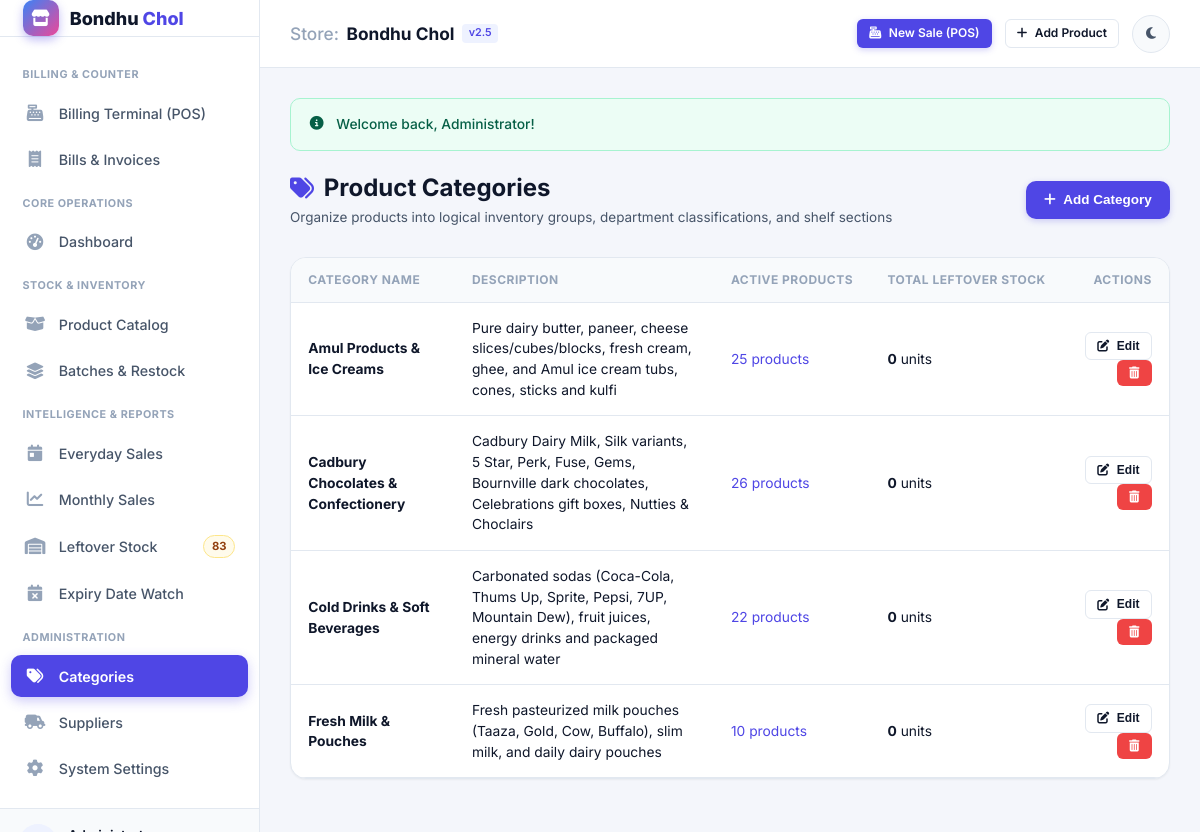
The page /modules/categories/index.php (signed in) on the database its author committed.
### tables this page shows
CREATE TABLE IF NOT EXISTS `categories` (
    `id` INT AUTO_INCREMENT PRIMARY KEY,
    `name` VARCHAR(100) NOT NULL UNIQUE,
    `description` TEXT NULL,
    `created_at` TIMESTAMP DEFAULT CURRENT_TIMESTAMP
);

### config/database.php (called while the page is built, shortened)
<?php
class Database {
    private static $instance = null;
    private $mysqli = null;
    private $pdo = null;
    private $driver = 'mysqli';
    private $host = 'localhost';
    private $username = 'root';
    private $password = '';
    private $database = 'inventory_db';
    private $port = 3306;
    private function __construct() {
        $configFile = __DIR__ . '/db_custom.php';
        if (file_exists($configFile)) {
            $customConfig = include($configFile);
            if (is_array($customConfig)) {
                $this->driver = $customConfig['driver'] ?? $this->driver;
                $this->host = $customConfig['host'] ?? $this->host;
                $this->username = $customConfig['username'] ?? $this->username;
                $this->password = $customConfig['password'] ?? $this->password;
                $this->database = $customConfig['database'] ?? $this->database;
                $this->port = (int)($customConfig['port'] ?? $this->port);
            }
        }
        $envDriver = getenv('DB_DRIVER') ?: getenv('DB_CONNECTION');
        if (!empty($envDriver)) {
            $this->driver = strtolower($envDriver) === 'sqlite' ? 'sqlite' : 'mysqli';
        }
        $envHost = getenv('DB_HOST');
        if (!empty($envHost)) $this->host = $envHost;
        $envPort = getenv('DB_PORT');
        if (!empty($envPort)) $this->port = (int)$envPort;
        $envUser = getenv('DB_USERNAME') ?: getenv('DB_USER');
        if ($envUser !== false && $envUser !== '') $this->username = $envUser;
        $envDb = getenv('DB_DATABASE') ?: getenv('DB_NAME');
        if (!empty($envDb)) $this->database = $envDb;
        if ($this->driver === 'mysqli') {
            $isCloudOrTiDb = ($this->port == 4000 || stripos($this->host, 'tidb') !== false || stripos($this->host, 'aiven') !== false || getenv('DB_SSL') === 'true');
            $maxAttempts = 3;
            for ($attempt = 1; $attempt <= $maxAttempts; $attempt++) {
                $this->mysqli = mysqli_init();
                $this->mysqli->options(MYSQLI_OPT_CONNECT_TIMEOUT, 15);
                $clientFlags = $isCloudOrTiDb ? MYSQLI_CLIENT_SSL : 0;
                $connected = @$this->mysqli->real_connect($this->host, $this->username, $this->password, $this->database, $this->port, null, $clientFlags);
                if ($connected && !$this->mysqli->connect_error) {
                    $this->mysqli->set_charset("utf8mb4");
                    return;
                } else {
                    $this->error = $this->mysqli->connect_error ?: 'MySQL Connection Failed';
                    $this->mysqli = null;
                    if ($attempt < $maxAttempts) {
                        usleep(500000);
                    }
                }
            }
        }
    }
    public static function getInstance() {
        if (self::$instance === null) {
            self::$instance = new self();
        }
        return self::$instance;
    }
    public function isConnected() {
        return ($this->driver === 'mysqli' && $this->mysqli !== null && !$this->mysqli->connect_error)
            || ($this->driver === 'sqlite' && $this->pdo !== null);
    }
    public function preparedQuery($sql, $types = "", $params = []) {
        if ($this->driver === 'mysqli') {
            $stmt = $this->mysqli->prepare($sql);
            if (!empty($types) && !empty($params)) {
                $stmt->bind_param($types, ...$params);
            }
            $executed = $stmt->execute();
            $result = $stmt->get_result();
            if ($result !== false) {
                $data = [];
                while ($row = $result->fetch_assoc()) {
                    $data[] = $row;
                }
                return $data;
            }
            $affected = $stmt->affected_rows;
            $insertId = $stmt->insert_id;
            return [
                'success' => true,
                'affected_rows' => $affected,
                'insert_id' => $insertId
            ];
        }
    }
    public function fetchAll($sql, $types = "", $params = []) {
        $results = $this->preparedQuery($sql, $types, $params);
        return is_array($results) ? $results : [];
    }
}

### includes/functions.php (called while the page is built, shortened)
<?php
function e($string) {
    return htmlspecialchars((string)$string, ENT_QUOTES, 'UTF-8');
}

### modules/categories/index.php (the view, shortened to what this page needs)
<?php
require_once __DIR__ . '/../../includes/header.php';
$db = Database::getInstance();
$categories = $db->fetchAll("
    SELECT
        c.*,
        COUNT(DISTINCT p.id) as product_count,
        COALESCE(SUM(b.current_quantity), 0) as total_units
    FROM `categories` c
    LEFT JOIN `products` p ON c.id = p.category_id AND p.status = 'active'
    LEFT JOIN `product_batches` b ON p.id = b.product_id
    GROUP BY c.id
    ORDER BY c.name ASC
");
?>
<div class="page-header">
    <div class="page-header-title">
        <h1>
            <i class="fa-solid fa-tags" style="color: var(--primary);"></i>
            <span>Product Categories</span>
        </h1>
        <p>Organize products into logical inventory groups, department classifications, and shelf sections</p>
    </div>
    <div class="page-header-actions">
        <button type="button" class="btn btn-primary" onclick="openModal('addCategoryModal')">
            <i class="fa-solid fa-plus"></i>
            <span>Add Category</span>
        </button>
    </div>
</div>
<div class="card">
    <div class="table-responsive">
        <table class="table">
            <thead>
                <tr>
                    <th>Category Name</th>
                    <th>Description</th>
                    <th>Active Products</th>
                    <th>Total Leftover Stock</th>
                    <th style="text-align: right;">Actions</th>
                </tr>
            </thead>
            <tbody>
                <?php if (!empty($categories)): ?>
                    <?php foreach ($categories as $cat): ?>
                        <tr>
                            <td>
                                <strong><?= e($cat['name']) ?></strong>
                            </td>
                            <td><?= e($cat['description'] ?? '-') ?></td>
                            <td>
                                <a href="<?= BASE_URL ?>/modules/products/index.php?category=<?= $cat['id'] ?>">
                                    <?= $cat['product_count'] ?> products
                                </a>
                            </td>
                            <td><strong><?= number_format($cat['total_units']) ?></strong> units</td>
                            <td style="text-align: right;">
                                <button type="button" class="btn btn-secondary btn-sm" onclick='editCategory(<?= json_encode($cat) ?>)'>
                                    <i class="fa-solid fa-pen-to-square"></i>
                                    <span>Edit</span>
                                </button>
                                <form action="<?= BASE_URL ?>/modules/categories/index.php" method="POST" style="display: inline;" onsubmit="return confirm('Are you sure you want to delete category <?= e(addslashes($cat['name'])) ?>?')">
                                    <button type="submit" class="btn btn-danger btn-sm" title="Delete">
                                        <i class="fa-solid fa-trash-can"></i>
                                    </button>
                                </form>
                            </td>
                        </tr>
                    <?php endforeach; ?>
                <?php endif; ?>
            </tbody>
        </table>
    </div>
</div>
<?php include INCLUDES_PATH . '/footer.php'; ?>

### assets/css/style.css (style rules this page uses)
:root { --font-main: 'Inter', -apple-system, BlinkMacSystemFont, "Segoe UI", Roboto, sans-serif; --bg-body: #f4f6fb; --bg-surface: #ffffff; --bg-surface-alt: #f8fafc; --bg-surface-elevated: #ffffff; --border-color: #e2e8f0; --border-subtle: #edf2f7; --text-primary: #0f172a; --text-secondary: #475569; --text-muted: #94a3b8; --primary: #4f46e5; --primary-hover: #4338ca; --primary-light: #eef2ff; --primary-focus: rgba(79, 70, 229, 0.25); --secondary: #0ea5e9; --secondary-light: #e0f2fe; --success: #10b981; --success-light: #ecfdf5; --success-border: #a7f3d0; --success-text: #065f46; --warning: #f59e0b; --warning-light: #fffbeb; --warning-border: #fde68a; --warning-text: #92400e; --warning-critical: #ea580c; --warning-critical-light: #fff7ed; --warning-critical-border: #fed7aa; --warning-critical-text: #9a3412; --danger: #ef4444; --danger-light: #fef2f2; --danger-border: #fecaca; --danger-text: #991b1b; --info: #3b82f6; --info-light: #eff6ff; --sidebar-width: 260px; --sidebar-collapsed-width: 70px; --navbar-height: 68px; --radius-sm: 6px; --radius-md: 10px; --radius-lg: 16px; --radius-full: 9999px; --shadow-sm: 0 1px 2px 0 rgba(0, 0, 0, 0.05); --shadow-md: 0 4px 6px -1px rgba(0, 0, 0, 0.07), 0 2px 4px -1px rgba(0, 0, 0, 0.04); --shadow-lg: 0 10px 15px -3px rgba(0, 0, 0, 0.08), 0 4px 6px -2px rgba(0, 0, 0, 0.03); --shadow-xl: 0 20px 25px -5px rgba(0, 0, 0, 0.1), 0 10px 10px -5px rgba(0, 0, 0, 0.04); --transition: all 0.2s cubic-bezier(0.4, 0, 0.2, 1); }
*, *::before, *::after { box-sizing: border-box; margin: 0; padding: 0; }
html { font-size: 15px; scroll-behavior: smooth; }
body { font-family: var(--font-main); background-color: var(--bg-body); color: var(--text-primary); line-height: 1.5; -webkit-font-smoothing: antialiased; min-height: 100vh; display: flex; flex-direction: column; }
h1, h2, h3, h4, h5, h6 { color: var(--text-primary); font-weight: 700; line-height: 1.25; }
h1 { font-size: 1.85rem; }
p { color: var(--text-secondary); }
a { color: var(--primary); text-decoration: none; transition: var(--transition); }
.page-header { display: flex; align-items: center; justify-content: space-between; flex-wrap: wrap; gap: 1rem; margin-bottom: 2rem; }
.page-header-title { display: flex; flex-direction: column; gap: 0.25rem; }
.page-header-title h1 { font-size: 1.6rem; display: flex; align-items: center; gap: 0.65rem; }
.page-header-title p { font-size: 0.9rem; }
.page-header-actions { display: flex; align-items: center; gap: 0.75rem; flex-wrap: wrap; }
.btn { display: inline-flex; align-items: center; justify-content: center; gap: 0.5rem; padding: 0.65rem 1.15rem; font-size: 0.9rem; font-weight: 600; border-radius: var(--radius-md); cursor: pointer; transition: var(--transition); border: 1px solid transparent; text-decoration: none; line-height: 1.2; }
.btn-primary { background: var(--primary); color: #ffffff; box-shadow: 0 2px 6px rgba(79, 70, 229, 0.25); }
.btn-secondary { background: var(--bg-surface); color: var(--text-primary); border-color: var(--border-color); }
.btn-danger { background: var(--danger); color: #ffffff; }
.btn-sm { padding: 0.4rem 0.75rem; font-size: 0.8rem; border-radius: var(--radius-sm); }
.card { background: var(--bg-surface); border: 1px solid var(--border-color); border-radius: var(--radius-lg); box-shadow: var(--shadow-sm); overflow: hidden; transition: var(--transition); margin-bottom: 1.5rem; }
.table-responsive { width: 100%; overflow-x: auto; -webkit-overflow-scrolling: touch; }
.table { width: 100%; border-collapse: collapse; font-size: 0.92rem; text-align: left; }
.table th { background: var(--bg-surface-alt); padding: 0.85rem 1.15rem; font-weight: 700; font-size: 0.8rem; text-transform: uppercase; letter-spacing: 0.04em; color: var(--text-muted); border-bottom: 1px solid var(--border-color); white-space: nowrap; }
.table td { padding: 1rem 1.15rem; border-bottom: 1px solid var(--border-color); color: var(--text-primary); vertical-align: middle; }
.table tbody tr { transition: var(--transition); }

### rows shown on the page
categories: name "Amul Products & Ice Creams", description "Pure dairy butter, paneer, cheese slices/cubes/blocks, fresh cream, ghee, and Amul ice cream tubs, cones, sticks and kulfi", product_count "25", total_units "0"
categories: name "Cadbury Chocolates & Confectionery", description "Cadbury Dairy Milk, Silk variants, 5 Star, Perk, Fuse, Gems, Bournville dark chocolates, Celebrations gift boxes, Nutties & Choclairs", product_count "26", total_units "0"
categories: name "Cold Drinks & Soft Beverages", description "Carbonated sodas (Coca-Cola, Thums Up, Sprite, Pepsi, 7UP, Mountain Dew), fruit juices, energy drinks and packaged mineral water", product_count "22", total_units "0"
categories: name "Fresh Milk & Pouches", description "Fresh pasteurized milk pouches (Taaza, Gold, Cow, Buffalo), slim milk, and daily dairy pouches", product_count "10", total_units "0"

### other values the page prints
$sidebarLowStockCount "83"
STORE_NAME "Bondhu Chol"
$flash['message'] "Welcome back, Administrator!"
